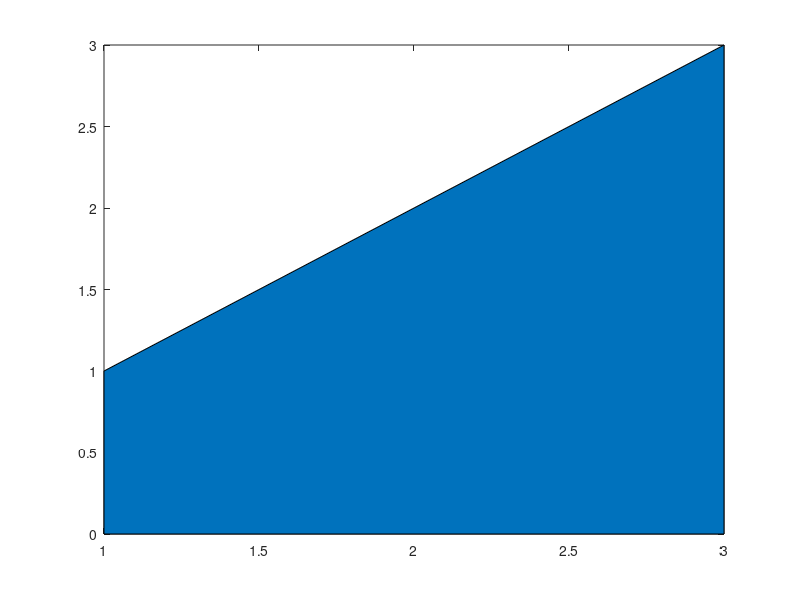

The MATLAB script that drew this image: (Note: this script raises an error after producing the figure.)
% M13 G04 - 2-D chart breadth
figure('Visible','off');
e = errorbar(1:3, [2 3 4], [0.1 0.2 0.3]);
b1 = strcmp(class(e), 'matlab.graphics.chart.primitive.ErrorBar');
a = area(1:3, [1 2 3]);
b2 = strcmp(a.Type, 'area');
s = stairs(1:3);
b3 = strcmp(s.Type, 'stair');
st = stem(1:3);
b4 = strcmp(st.Type, 'stem');
p = pie([1 2 3]);
b5 = numel(p) == 6;
bh = barh([1 2; 3 4], 'stacked');
b6 = numel(bh) == 2;
h = histogram([1 2 2 3 3 3], 'BinEdges', 0.5:1:3.5);
b7 = isequal(h.Values, [1 2 3]);
pa = patch([0 1 1], [0 0 1], 'r');
b8 = strcmp(pa.Type, 'patch');
close all
